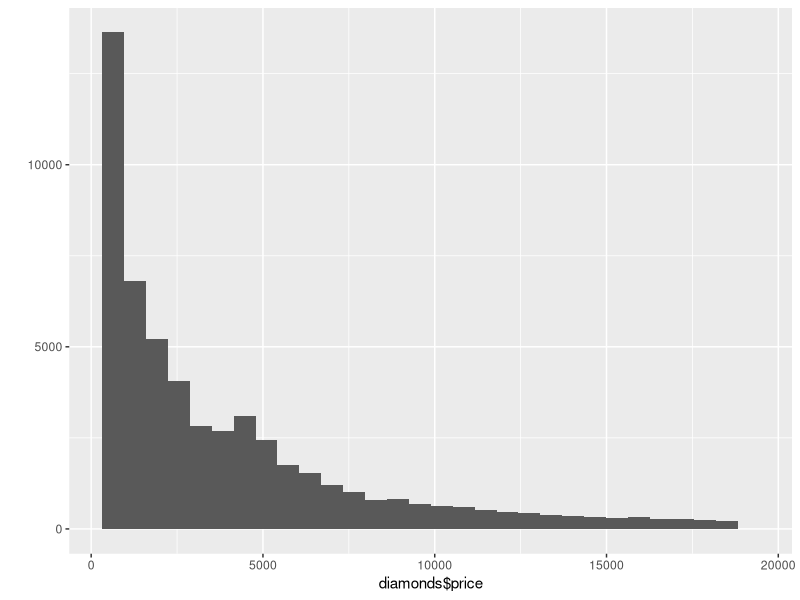
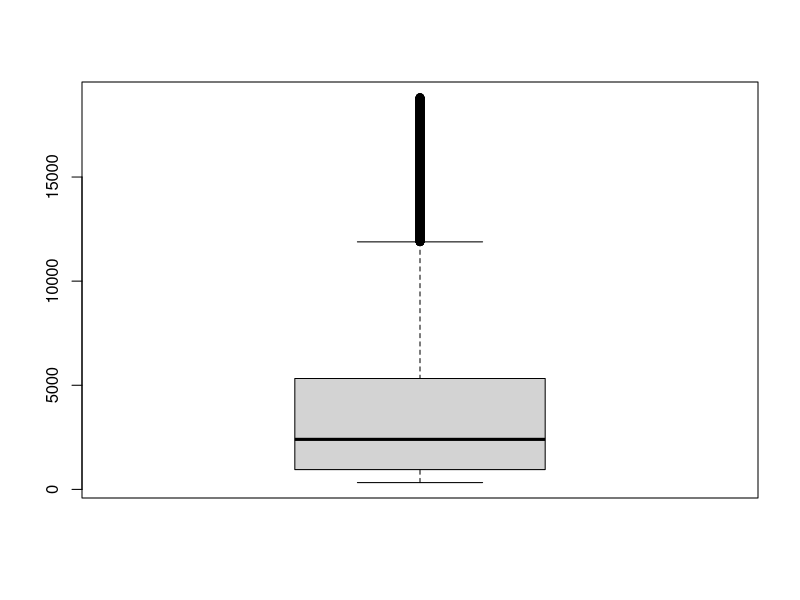
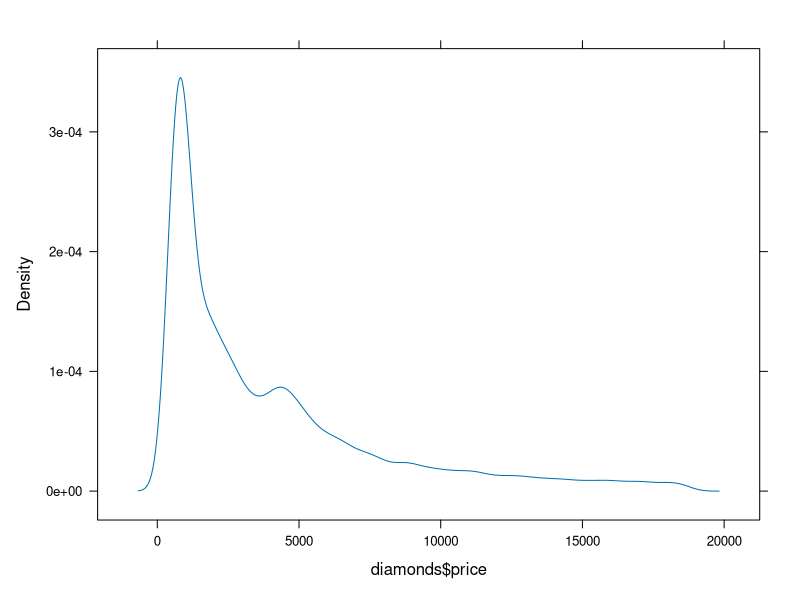
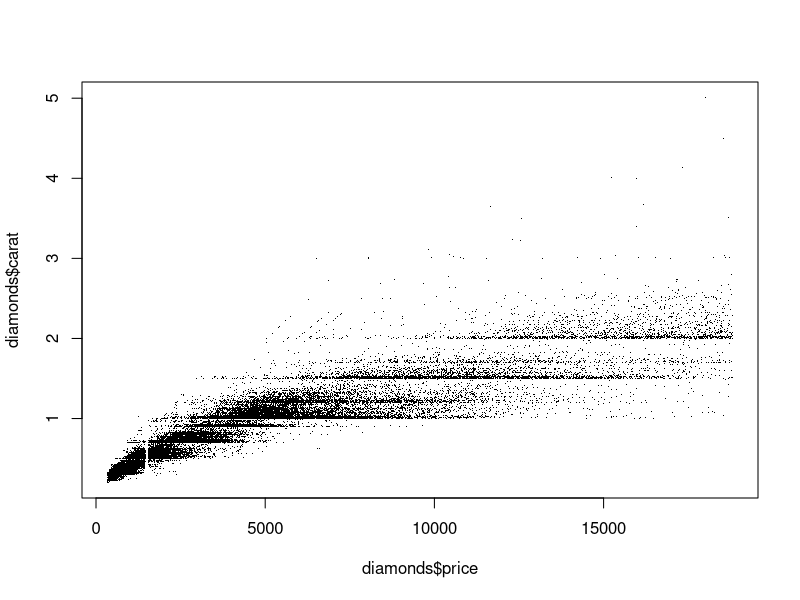
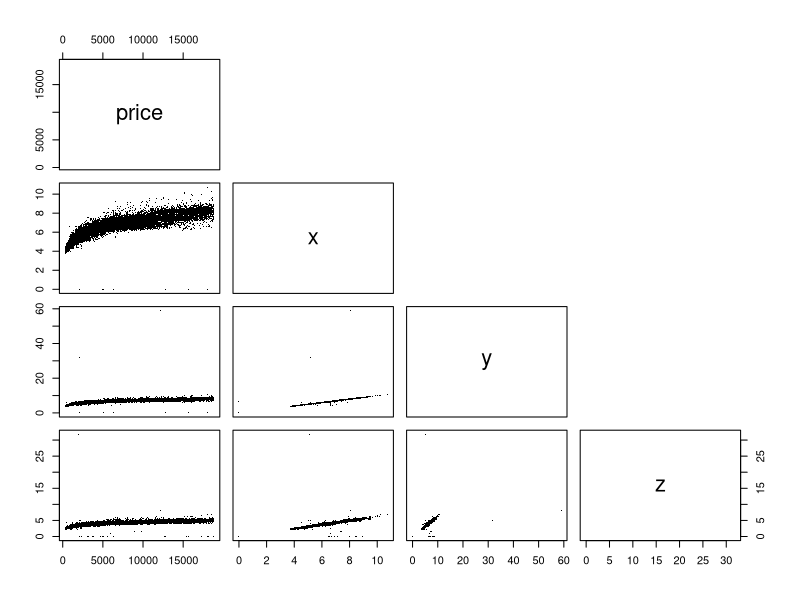
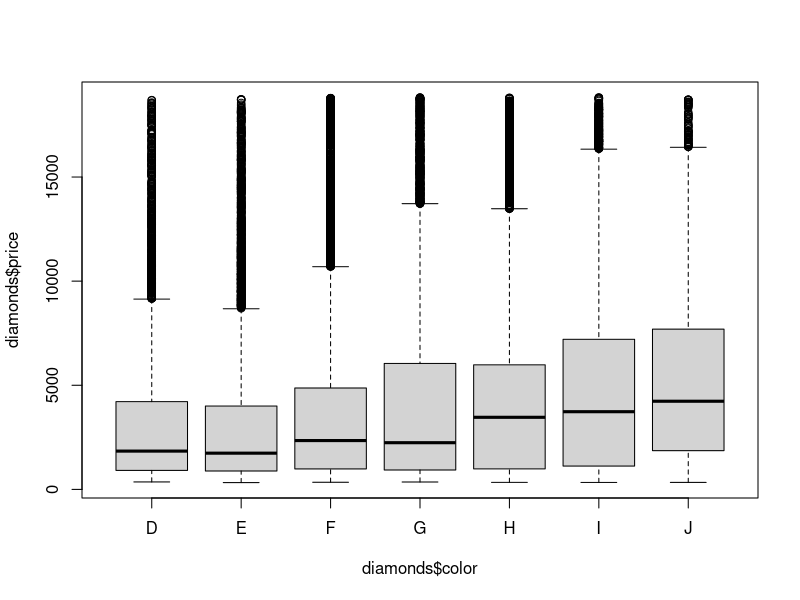
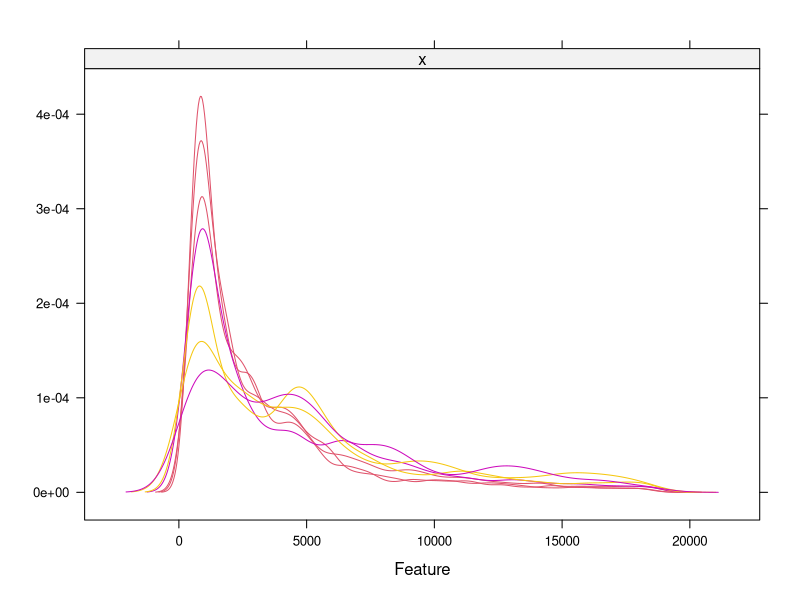

Reproduce these figures in R, in order.
library(ggplot2)
library(lattice)
library(caret)
library(plyr)

data(diamonds)

#task 1
?diamonds

str(diamonds)
max(summary(diamonds$color)) / min(summary(diamonds$color))
max(summary(diamonds$cut)) / min(summary(diamonds$cut))
max(summary(diamonds$clarity)) / min(summary(diamonds$clarity))

#task 2
qplot(diamonds$price)
boxplot(diamonds$price)
densityplot(diamonds$price, plot.points = F)

#task 3
summary(diamonds$price)
sd(diamonds$price)
mad(diamonds$price)

#task 4
plot(diamonds$price,diamonds$carat,pch = ".")

#task 5
pairs(diamonds[,7:10], upper.panel = NULL, pch='.')

#task 6
boxplot(diamonds$price~diamonds$color)
featurePlot(diamonds$price, diamonds$color,col=diamonds$color, plot = 'density', plot.points = F)

#task 7
dim(diamonds[diamonds$price > 9500.0,])
dim(diamonds[diamonds$price > 9500.0 & diamonds$color == "D",])

diamonds_filtered1 = diamonds[diamonds$color == "D" & diamonds$cut == "Fair",]
summary(diamonds_filtered1$price)
summary(diamonds_filtered1$carat)

diamonds_filtered2 = diamonds[diamonds$color == "J" & diamonds$cut == "Ideal",]
summary(diamonds_filtered2$price)
summary(diamonds_filtered2$carat)

#task 8
numerics<-Filter(is.numeric, diamonds)
aaply(.data = as.matrix(numerics), .margins = 2, .fun = mean)
aaply(.data = as.matrix(numerics), .margins = 2, .fun = median)
aaply(.data = as.matrix(numerics), .margins = 2, .fun = sd)
aaply(.data = as.matrix(numerics), .margins = 2, .fun = function(col){
  mad(col,constant = 1)
})



